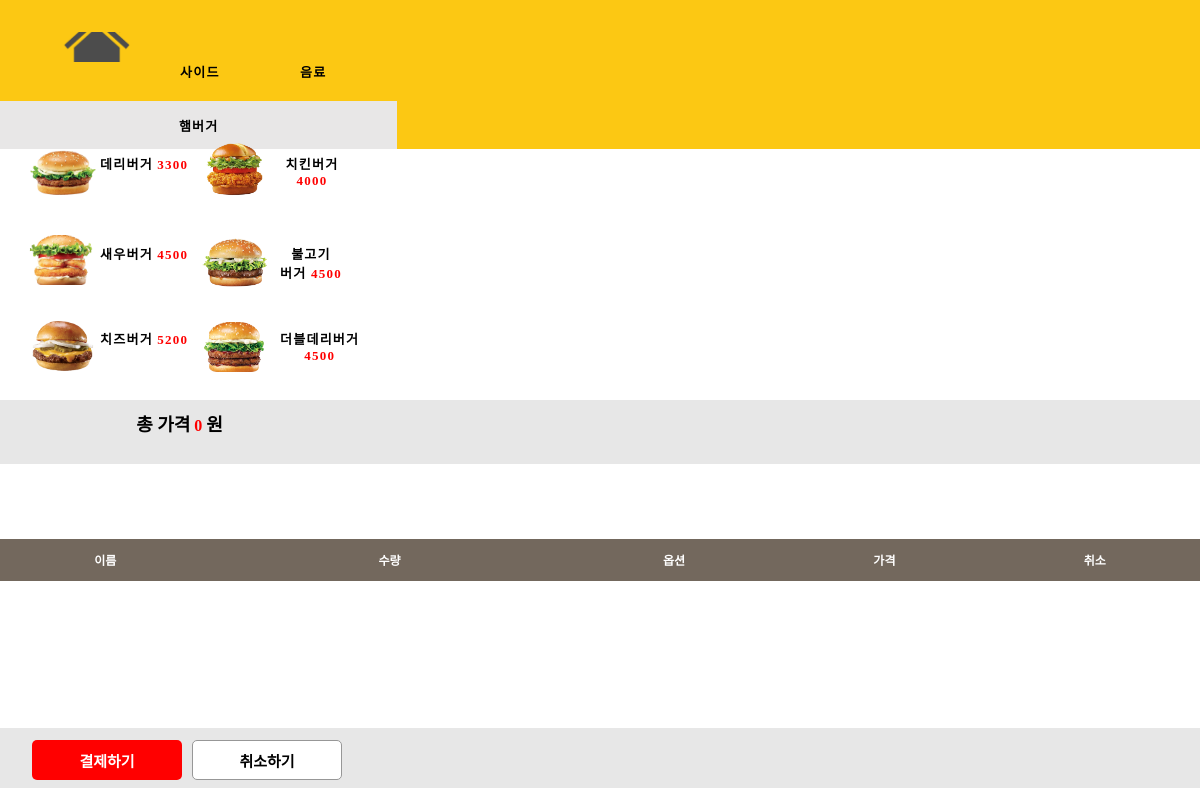
The page /fastfoodbuger on the database as committed earlier.
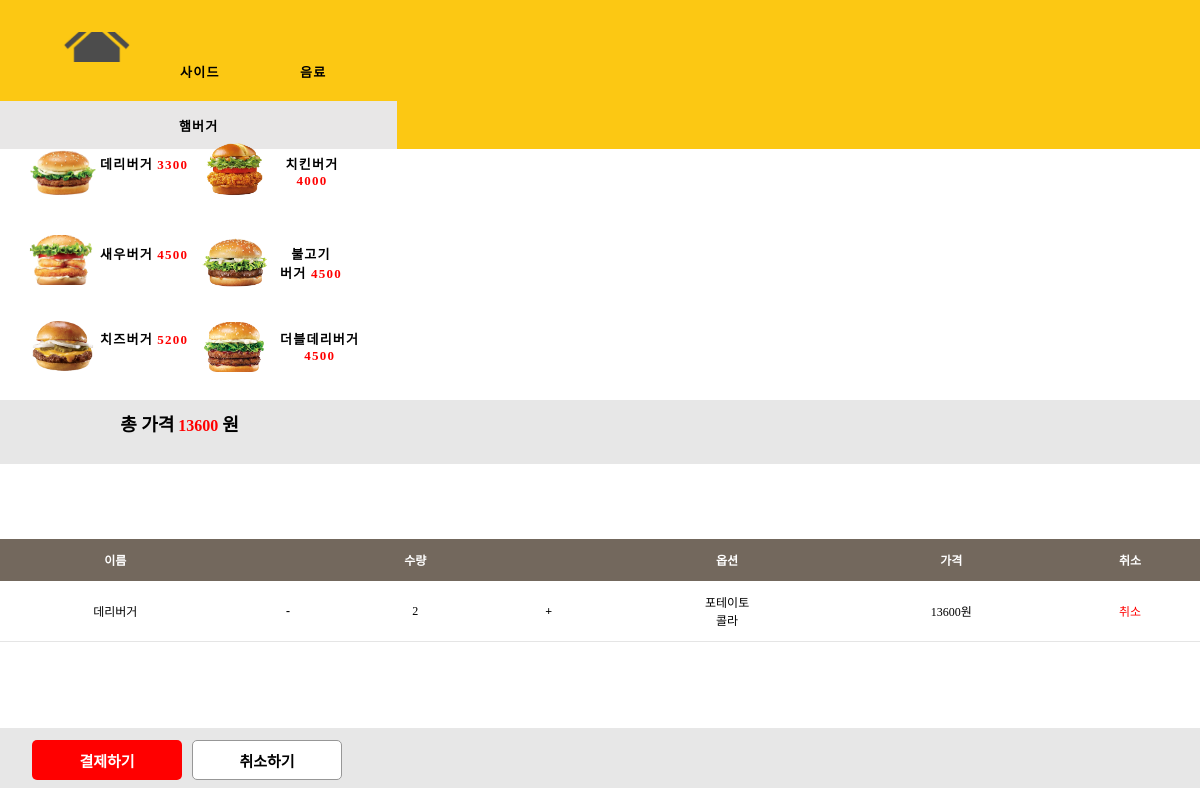
The same page on the database as committed later.
### api/models.py (models this page shows)
class Cart(models.Model):
    menu = models.ForeignKey(Menu, on_delete=models.CASCADE)
    menuQuantity = models.IntegerField(default=0)
    option1 = models.CharField(max_length=100, default="핫")
    option2 = models.CharField(max_length=100, default="기본")
    totalPrice = models.IntegerField(default=0)

class Menu(models.Model):
    menuName = models.CharField(max_length=1000, default="unknown")
    menuPrice = models.IntegerField(default=0)

### main/views.py (the view)
# urls.py: path('fastfoodbuger', views.fastfoodbuger, name='fastfoodbuger'),
def fastfoodbuger(request):
    carts = Cart.objects.all()
    total = 0
    for cart in carts:
        total += cart.totalPrice
    return render(request,'fastfoodbuger.html', {'carts':carts, 'total':total})

### main/templates/fastfoodbuger.html (shortened to what the changed rows need)
{% load static %}
<!DOCTYPE html>
<html lang="en">
<head>
  <link rel="stylesheet" href="static/fastfoodburger.css" />
</head>
<body>
  <div class="main-2">
    <div class="order-summary">
      <span>
        <span class="text-bold-0">총 가격</span>
        <span class="text-bold-0-2">{{ total }}</span>
        <span class="text-bold-0-3">원</span>
      </span>
    </div>
    <div class="checklist-retangle">
      <table>
        <thead>
        <tr>
            <th>이름</th>
            <th></th>
            <th>수량</th>
            <th></th>
            <th>옵션</th>
            <th>가격</th>
            <th>취소</th>
        </tr>
        </thead>
        <tbody>
          {% for cart in carts %}
        <tr>
            <td>{{ cart.menu.menuName }}</td>
            <td onclick="changeQuantity(-1, '{{ cart.id }}')"> <b>&nbsp;&nbsp;-&nbsp;&nbsp;</b></td>
            <td>{{ cart.menuQuantity }}</td>
            <td onclick="changeQuantity(1, '{{ cart.id }}')"> <b>&nbsp;&nbsp;+&nbsp;&nbsp;</b> </td>
            <td>{{ cart.option1 }}<br> {{ cart.option2 }}</td>
            <td>{{ cart.totalPrice }}원</td>
            <td style="color: red" onclick="deleteCart('{{ cart.id }}')">취소</td>
        </tr>
        {% endfor %}
        </tbody>
    </table>
    </div>
    </div>
</body>
</html>

Rows that differ between the two databases and show on the page:
added Cart: menu.menuName "데리버거", menuQuantity "2", option1 "포테이토", option2 "콜라", totalPrice "13600"
Other text that changed with them:
{{ total }}: "0" → "13600"
